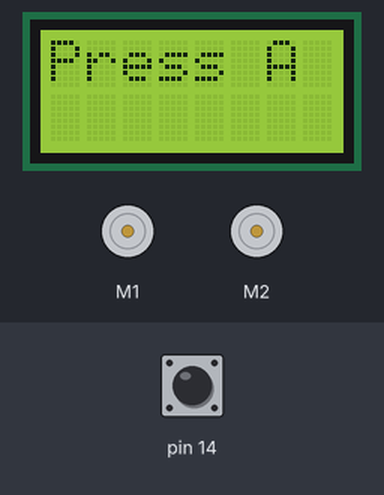
Bench run of a sketch on a simulated Arduino Leonardo, built with avr-gcc and run on an emulated ATmega32U4. Parts: 8×2 character LCD, 2 × DC motor (green arrow = forward, orange = backward, longer = faster). The test bench sets the inputs (shaded band); at power-on: pin 14 HIGH. Random numbers use the default seed unless the sketch sets one.

Above: at 0.8 s.
0.9 s: pin 14 pulled LOW for 0.15 s
At 1.5 s:
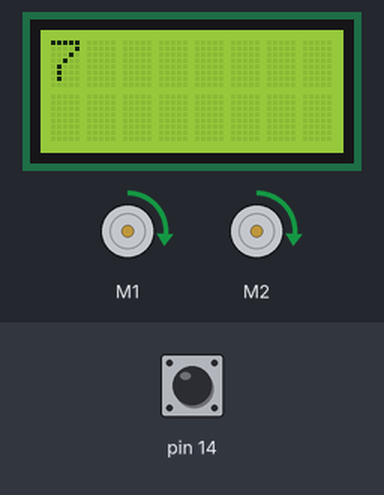
At 2.3 s:
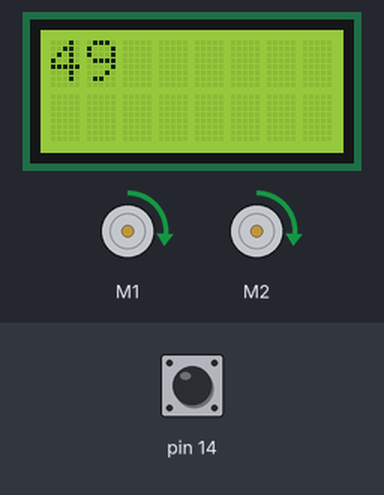
Timing chart, 0 to 3.9 s (numbered marks = the images above; inputs shaded):
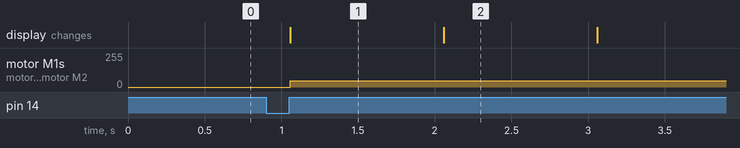

Measured:
- after the input at 0.9 s, motor M1, motor M2: stopped → forward 47/255 after 0.16 s; the display: changes after 0.16 s (image 1)
- what the display in image 1 shows lasts 1.0 s, from 1.1 s to 2.1 s

The sketch:

2_PWM_direct_use.ino
```cpp
/* This program make use of PWMs (Pulse Width Modulation) to drive the motors
 * PWM are controlled by a dedicated circuit in the microprocessors,
 * so you can do something else in the loop while the PWM are being generated via the "setSpeeds" (see below)
 *
 * -> What have been done in the first code ("1_go_straight.ino") is now "automatic" somehow and allow to do other things in parallel
 * -> (it "optimize" the process occuring and you don't need to code everything in the same time, so just better).
 *
 * We use the motor library for that, see https://pololu.github.io/zumo-32u4-arduino-library/class_zumo32_u4_motors.html
 */

#include <Wire.h>
#include <Zumo32U4.h>

Zumo32U4LCD lcd;
Zumo32U4ButtonA buttonA;
Zumo32U4Motors motors; // the motor library https://pololu.github.io/zumo-32u4-arduino-library/class_zumo32_u4_motors.html

void setup()
{
  lcd.clear();
  lcd.print(F("Press A"));
  buttonA.waitForButton();
  lcd.clear();
}


void loop()
{
   // This turn both motor foward at speed of 75.
   // Speed is expressed in arbitrary untis between -400 to 400.
   // See: https://pololu.github.io/zumo-32u4-arduino-library/class_zumo32_u4_motors.html#afdc238f045d9c919afd01f143f2fdbbb
  motors.setSpeeds(75, 75);

  // ALL this below just show you that other things can occur in parallel (thanks to the PWM)
  // This time you can do other things in the loop and it won't impact the speed of the robot
  // (Uncommenting the line below does not impact the speed)
  lcd.gotoXY(0, 0);
  lcd.print(random(100));
  // You can even try adding a long delay of 1 seconds
  // Uncommenting the line below does not impact the speed
  delay(1000);
}
```
